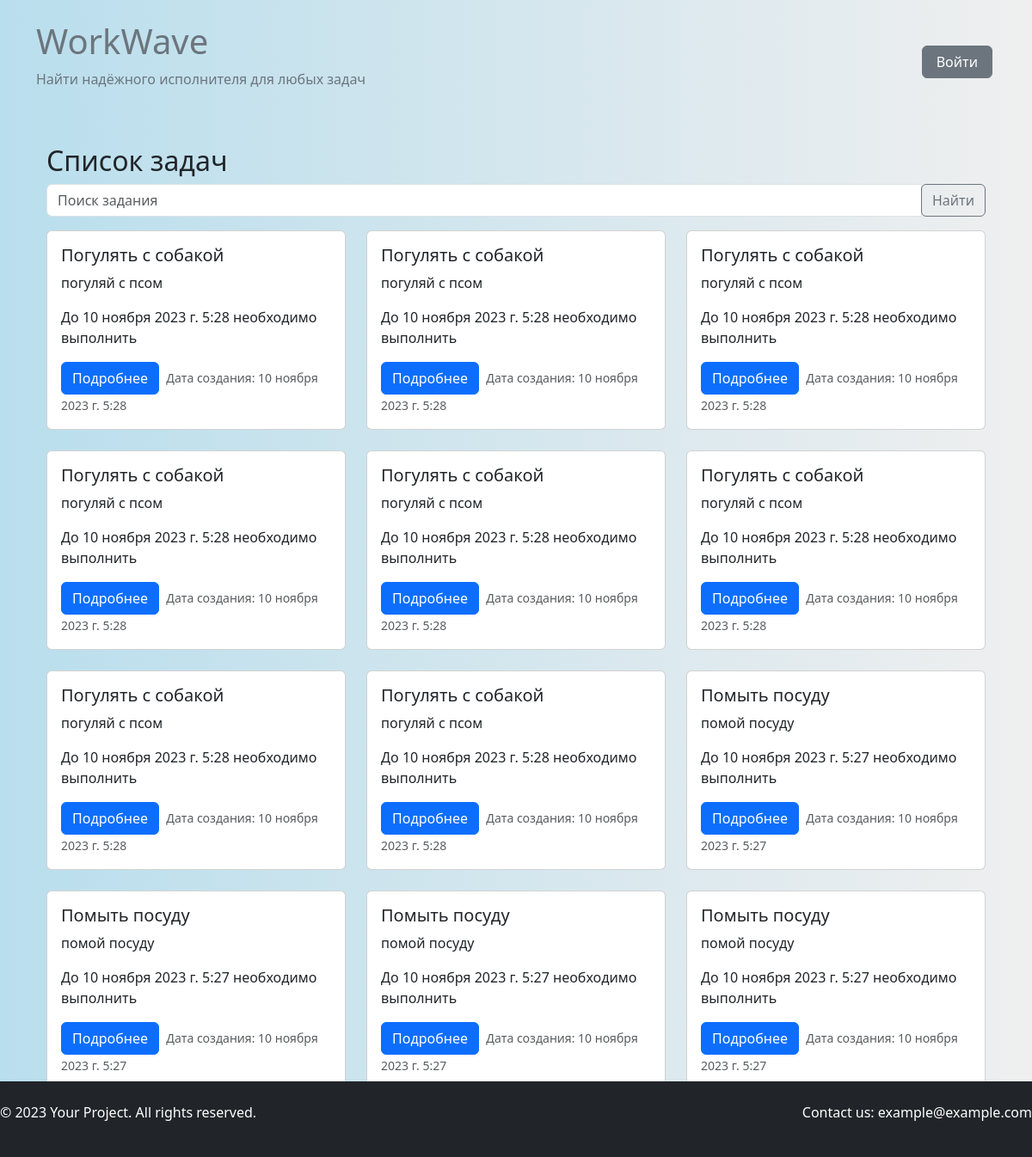
The page /task_list/?page=2 on the database its author committed.
### tasks/models.py (models this page shows, shortened)
class Task(models.Model):
    title = models.CharField(max_length=200)
    image_task = models.ImageField(upload_to='media/image_task/', null=True, blank=True)
    description = models.TextField()
    customer = models.ForeignKey(CustomUser, on_delete=models.CASCADE, related_name='customer_tasks')
    executor = models.ForeignKey(CustomUser, on_delete=models.SET_NULL, null=True, blank=True, related_name='executor_tasks')
    created_at = models.DateTimeField(auto_now_add=True)
    due_date = models.DateTimeField()
    is_completed = models.BooleanField(default=False)

### tasks/views.py (the view)
# urls.py: path('task_list/', view_tasks.task_list, name='task_list'),
def task_list(request):
    query = request.GET.get('q')
    tasks_list = Task.objects.all().order_by('-created_at')
    if query:
        tasks_list = tasks_list.filter(title__icontains=query)
    paginator = Paginator(tasks_list, 12)  # 12 задач на странице
    page = request.GET.get('page')
    tasks = paginator.get_page(page)
    context = {'tasks': tasks}
    return render(request, 'tasks/task_list.html', context)

### templates/tasks/task_list.html (shortened to what this page needs)
{% extends 'base.html' %}
{% load static %}
{% block content %}
<div class="container mt-4">
    <h2>Список задач</h2>
    <form method="get" action="{% url 'task_list' %}">
    <div class="input-group mb-3">
        <input type="text" class="form-control" placeholder="Поиск задания" name="q">
        <div class="input-group-append">
            <button class="btn btn-outline-secondary" type="submit">Найти</button>
        </div>
    </div>
</form>
    <div class="row">
        {% for task in tasks %}
        <div class="col-md-4 mb-4">
            <div class="card">
                <div class="card-body">
                    <h5 class="card-title">{{ task.title }}</h5>
                    <p class="card-text">{{ task.description }}</p>
                    <p>До {{ task.due_date }} необходимо выполнить</p>
                    <button class="btn btn-primary" data-toggle="modal" data-target="#taskModal{{ task.id }}">
                        Подробнее
                    </button>
                     <small class="text-muted m-1">Дата создания: {{ task.created_at }}</small>
                </div>
            </div>
        </div>
        {% endfor %}
    </div>
    <div class="d-flex justify-content-center">
        <ul class="pagination">
            {% if tasks.has_previous %}
            <li class="page-item"><a class="page-link" href="?page=1">Первая</a></li>
            <li class="page-item"><a class="page-link" href="?page={{ tasks.previous_page_number }}">Предыдущая</a></li>
            {% endif %}
            {% for i in tasks.paginator.page_range %}
            <li class="page-item{% if i == tasks.number %} active{% endif %}">
                <a class="page-link" href="?page={{ i }}">{{ i }}</a>
            </li>
            {% endfor %}
            {% if tasks.has_next %}
            <li class="page-item"><a class="page-link" href="?page={{ tasks.next_page_number }}">Следующая</a></li>
            <li class="page-item"><a class="page-link" href="?page={{ tasks.paginator.num_pages }}">Последняя</a></li>
            {% endif %}
        </ul>
    </div>
</div>
{% endblock %}

### static/css/style.css (style rules this page uses)
body, header { background: linear-gradient(90deg, #b9deed, #efefef); }
a { color: #6c757d; text-decoration: none; transition: color 0.3s; }

### rows shown on the page
Task: title "Погулять с собакой", description "погуляй с псом", due_date "10 ноября 2023 г. 5:28", created_at "10 ноября 2023 г. 5:28"
Task: title "Погулять с собакой", description "погуляй с псом", due_date "10 ноября 2023 г. 5:28", created_at "10 ноября 2023 г. 5:28"
Task: title "Погулять с собакой", description "погуляй с псом", due_date "10 ноября 2023 г. 5:28", created_at "10 ноября 2023 г. 5:28"
Task: title "Погулять с собакой", description "погуляй с псом", due_date "10 ноября 2023 г. 5:28", created_at "10 ноября 2023 г. 5:28"
Task: title "Погулять с собакой", description "погуляй с псом", due_date "10 ноября 2023 г. 5:28", created_at "10 ноября 2023 г. 5:28"
Task: title "Погулять с собакой", description "погуляй с псом", due_date "10 ноября 2023 г. 5:28", created_at "10 ноября 2023 г. 5:28"
Task: title "Погулять с собакой", description "погуляй с псом", due_date "10 ноября 2023 г. 5:28", created_at "10 ноября 2023 г. 5:28"
Task: title "Погулять с собакой", description "погуляй с псом", due_date "10 ноября 2023 г. 5:28", created_at "10 ноября 2023 г. 5:28"
Task: title "Помыть посуду", description "помой посуду", due_date "10 ноября 2023 г. 5:27", created_at "10 ноября 2023 г. 5:27"
Task: title "Помыть посуду", description "помой посуду", due_date "10 ноября 2023 г. 5:27", created_at "10 ноября 2023 г. 5:27"
Task: title "Помыть посуду", description "помой посуду", due_date "10 ноября 2023 г. 5:27", created_at "10 ноября 2023 г. 5:27"
Task: title "Помыть посуду", description "помой посуду", due_date "10 ноября 2023 г. 5:27", created_at "10 ноября 2023 г. 5:27"
